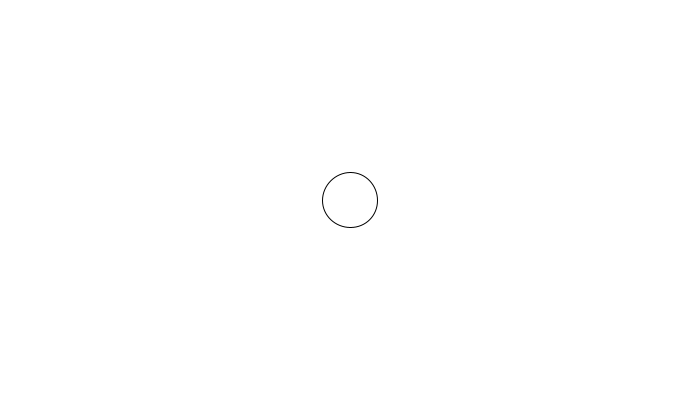
Frame 1 (no input)
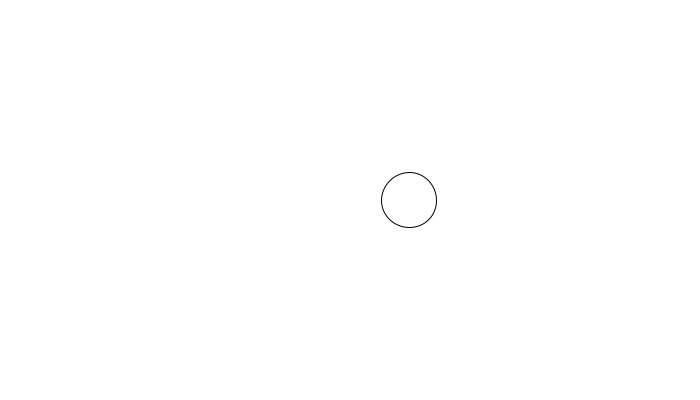
Frame 60 (the mouse pressed at the canvas centre just before this capture)
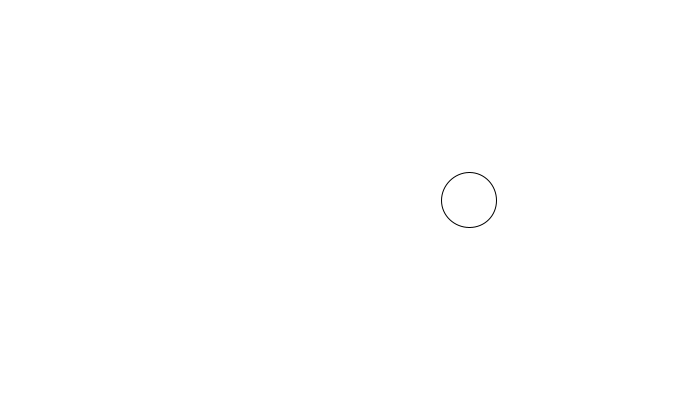
Frame 120 (the mouse held since frame 60 and released just before this capture)

The Processing sketch that drew these frames (run headless with seeded random() and noise(); from frame 60 on, the mouse is pressed at the canvas centre):

// Processing sketch: processing_37723
// ── processing_37723.pde

float ballX = 350;
float ballY = 200;

void setup (){
 size(700,400); 
}

void draw(){
  
  background(255);
  
  ellipse(ballX, ballY, 55, 55);
  ballX +=1;
  
}
